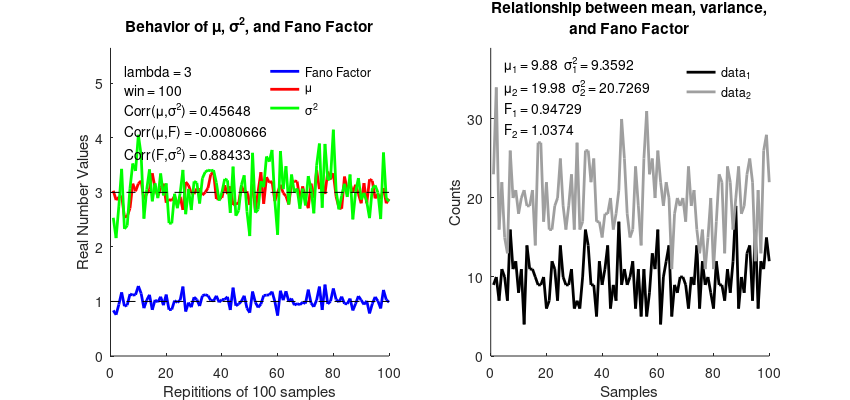

Reproduce this figure in MATLAB.
% Reviewer#1 brings up the valid concern that the observed changes in ensemble
% firing rate variability may be attributable to changes in the ensemble firing
% rate between sessions. This is reasonable given the roughly poisson nature of
% the data, which means the variance is equal to the meaning firing rate.
% Therefore, an increase the unit firing rate would result in an increase
% variance.
close all
set(0,'units','inches')
scrnsz = get(0,'Screensize');
close all
figure('units','inches','Position',[1 scrnsz(4)*(2/3) 8.5 4]) 

% basic relationship of among the statistics
lambda = 3;
win   = 100;
x     = poissrnd(lambda,100*win,1);
F     = zeros(100,1);
u     = zeros(100,1);
sig2  = zeros(100,1);

for n = 1:length(x)/win
    u(n)    = mean(x(1 + win*(n-1): win*n));
    sig2(n) = var(x(1 + win*(n-1): win*n));
    F(n)    = sig2(n)/u(n);
end

subplot(121), plot(F,'b','linewidth',2),hold on, plot(u,'r','linewidth',2),...
    plot(sig2,'g','linewidth',2)
line([0 length(F)],[1 1],'linestyle','--','color','k')
line([0 length(F)],[lambda lambda],'linestyle','--','color','k')

xlabel(['Repititions of ' num2str(win) ' samples'])
ylabel('Real Number Values')
title('Behavior of \mu, \sigma^2, and Fano Factor')

ylim([0 max([u;sig2;F])+.5*lambda])
text(5,max([u;sig2;F])+.4*lambda,...
    [{['lambda = ' num2str(lambda)]};...
    {['win = ' num2str(win)]};...
    {['Corr(\mu,\sigma^2) = ' num2str(corr(u,sig2))]};...
    {['Corr(\mu,F) = ' num2str(corr(u,F))]};...
    {['Corr(F,\sigma^2) = ' num2str(corr(F,sig2))]}],'VerticalAlignment','top')

legend('Fano Factor','\mu','\sigma^2')

% The basic phenomenon and how
N      = 100;
lambda = 10;
x      = poissrnd(lambda,1,N);

y      = poissrnd(lambda + 10,1,N);

subplot(122),plot(x,'k','linewidth',2),hold on, plot(y,'linewidth',2,'color',[0.624   0.624   0.624])
xlabel('Samples')
ylabel('Counts')
title([{'Relationship between mean, variance,'};{'and Fano Factor'}])

ylim([0 max([x y])+.5*lambda])

F1    = var(x)/mean(x);
F2    = var(y)/mean(y);

text(5,max([x y])+.4*lambda,...
    [{['\mu_1 = ' num2str(mean(x)) '  \sigma_1^2 = ' num2str(var(x))]};...
     {['\mu_2 = ' num2str(mean(y)) '  \sigma_2^2 = ' num2str(var(y))]};...
     {['F_1 = ' num2str(F1)]};...
     {['F_2 = ' num2str(F2)]}],'VerticalAlignment','top')

legend('data_1','data_2')

%%%%%%%%%%%%%%%%%%%%%%%%%%%%%%
%%% Global figure Settings %%%
%%%%%%%%%%%%%%%%%%%%%%%%%%%%%%

set(findobj(gcf,'Type','axes'),'box','off')
set(gcf,'color','w')

set(gcf,'PaperPositionMode','manual','PaperUnits','inches','PaperPosition',[0 0 8.5 4])
